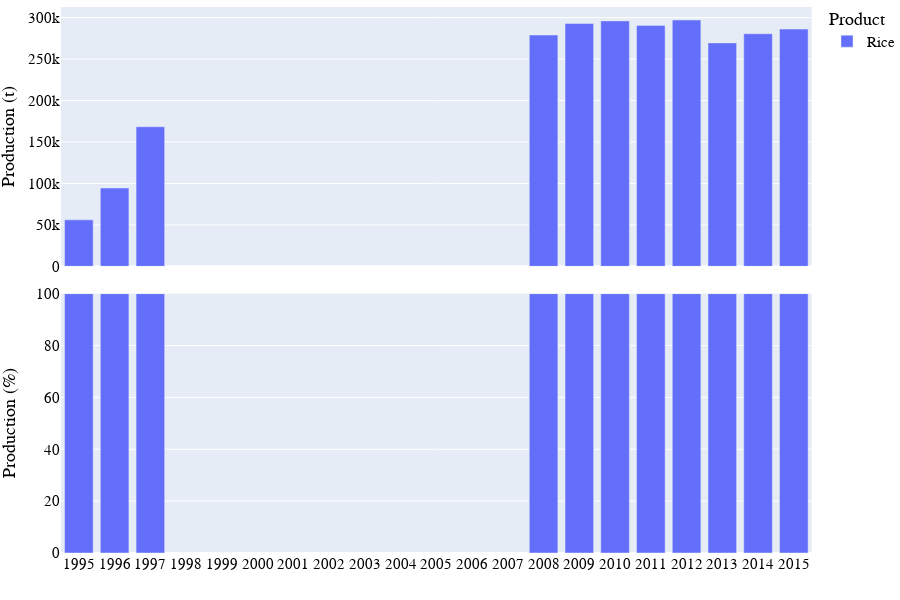

Write notebook code for a chart like this one.
### Markdown cell above
## Visualization of production data

### Code cell
# Bar chart of national grain production
country_iso, country_name = 'LR', 'Liberia'
df = pd.read_hdf('./data/crop/adm_crop_production_%s.hdf' % country_iso)
df = df[df['gscd_code']=='calibrated']; df['year'] = df['harvest_year']
year = [df['year'].min(), df['year'].max()]
product_order = ['Rice']
for season_name in ['Main']:
    footnote = 'National grain production in %s - %s' % (country_name, season_name)
    fn_save = './figures/%s_bar_natgrainprod_%s.png' % (country_iso, season_name)
    sub = df[df['season_name'] == season_name]
    fig = PlotBarProduction(sub, year, product_order, footnote, fn_save)
    fig.show()

### Figure 1 — Plotly figure (JSON) as saved in the notebook; plotly's stock layout.template omitted (floating-point values rounded to 4 significant figures)
{"data": [{"alignmentgroup": "True", "hovertemplate": "product=Rice<br>season_name=Main<br>type=orig_unit<br>year=%{x}<br>value=%{y}<extra></extra>", "legendgroup": "Rice", "marker": {"color": "#636efa", "pattern": {"shape": ""}}, "name": "Rice", "offsetgroup": "Rice", "orientation": "v", "showlegend": true, "textposition": "auto", "type": "bar", "x": [1995, 1996, 1997, 2008, 2009, 2010, 2011, 2012, 2013, 2014, 2015], "xaxis": "x2", "y": [56100, 94500, 168390, 279000, 293000, 296090, 290650, 297190, 269550, 280600, 286200], "yaxis": "y2"}, {"alignmentgroup": "True", "hovertemplate": "product=Rice<br>season_name=Main<br>type=percent<br>year=%{x}<br>value=%{y}<extra></extra>", "legendgroup": "Rice", "marker": {"color": "#636efa", "pattern": {"shape": ""}}, "name": "Rice", "offsetgroup": "Rice", "orientation": "v", "showlegend": false, "textposition": "auto", "type": "bar", "x": [1995, 1996, 1997, 2008, 2009, 2010, 2011, 2012, 2013, 2014, 2015], "xaxis": "x", "y": [100, 100, 100, 100, 100, 100, 100, 100, 100, 100, 100], "yaxis": "y"}], "layout": {"annotations": [{"showarrow": false, "text": "", "textangle": 90, "x": 0.98, "xanchor": "left", "xref": "paper", "y": 0.2375, "yanchor": "middle", "yref": "paper"}, {"showarrow": false, "text": "", "textangle": 90, "x": 0.98, "xanchor": "left", "xref": "paper", "y": 0.7625, "yanchor": "middle", "yref": "paper"}, {"align": "left", "font": {"color": "dimgrey", "family": "arial", "size": 15}, "showarrow": false, "text": "National grain production in Liberia - Main", "x": 0, "xref": "paper", "y": -0.13, "yref": "paper"}], "barmode": "relative", "font": {"color": "black", "family": "arial", "size": 15}, "height": 600, "legend": {"title": {"text": "Product"}, "tracegroupgap": 0, "x": 1, "y": 1.01}, "margin": {"b": 0, "l": 0, "r": 0, "t": 0}, "width": 900, "xaxis": {"anchor": "y", "domain": [0, 0.98], "dtick": 1, "range": [1994.0, 2016.0], "title": {"text": ""}}, "xaxis2": {"anchor": "y2", "domain": [0, 0.98], "matches": "x", "showticklabels": false}, "yaxis": {"anchor": "x", "domain": [0, 0.475], "range": [0, 100], "title": {"text": "Production (%)"}}, "yaxis2": {"anchor": "x2", "domain": [0.525, 1], "title": {"text": "Production (t)"}}}}
